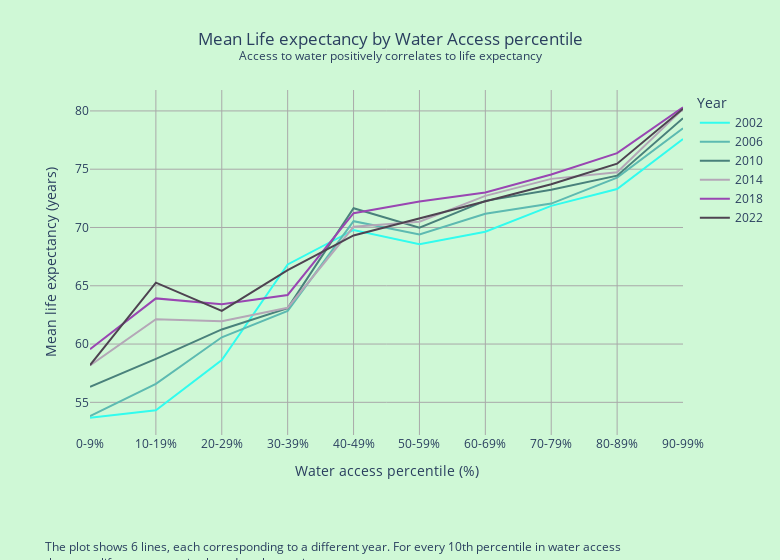

Notebook code for this chart:
### Markdown cell above
### Access to water

Another way to increase life expectancy is to invest in cleaner and safer drinking water. Unsafe drinking water is the cause of a lot of different diseases, all of which can cause a person to live a shorter life. It can be seen in the graph that an increase in the amount of people that drink from a safe water source correlates with an increase in life expectancy, this also supported by the following research paper,  Angelakis et al. (2021b).  This means that it should be useful for a country to invest in a clean water source before it starts to invest in different areas.

### Code cell
%run water_access_line.ipynb

### Figure 1 — Plotly figure (JSON) as saved in the notebook; plotly's stock layout.template omitted (floating-point values rounded to 4 significant figures)
{"data": [{"customdata": [[2002], [2002], [2002], [2002], [2002], [2002], [2002], [2002], [2002], [2002]], "hovertemplate": "<b>%{customdata[0]}</b><br>Water access percentile: %{x}<br>Mean life expectancy: %{y} years<br><extra></extra>", "legendgroup": "2002", "line": {"color": "#31fcee", "dash": "solid"}, "marker": {"symbol": "circle"}, "mode": "lines", "name": "2002", "orientation": "v", "showlegend": true, "type": "scatter", "x": ["0-9%", "10-19%", "20-29%", "30-39%", "40-49%", "50-59%", "60-69%", "70-79%", "80-89%", "90-99%"], "xaxis": "x", "y": [53.68, 54.33, 58.63, 66.83, 69.79, 68.56, 69.63, 71.86, 73.3, 77.59], "yaxis": "y"}, {"customdata": [[2006], [2006], [2006], [2006], [2006], [2006], [2006], [2006], [2006], [2006]], "hovertemplate": "<b>%{customdata[0]}</b><br>Water access percentile: %{x}<br>Mean life expectancy: %{y} years<br><extra></extra>", "legendgroup": "2006", "line": {"color": "#5dbab1", "dash": "solid"}, "marker": {"symbol": "circle"}, "mode": "lines", "name": "2006", "orientation": "v", "showlegend": true, "type": "scatter", "x": ["0-9%", "10-19%", "20-29%", "30-39%", "40-49%", "50-59%", "60-69%", "70-79%", "80-89%", "90-99%"], "xaxis": "x", "y": [53.81, 56.59, 60.58, 62.84, 70.54, 69.4, 71.18, 72.05, 74.28, 78.52], "yaxis": "y"}, {"customdata": [[2010], [2010], [2010], [2010], [2010], [2010], [2010], [2010], [2010], [2010]], "hovertemplate": "<b>%{customdata[0]}</b><br>Water access percentile: %{x}<br>Mean life expectancy: %{y} years<br><extra></extra>", "legendgroup": "2010", "line": {"color": "#49817b", "dash": "solid"}, "marker": {"symbol": "circle"}, "mode": "lines", "name": "2010", "orientation": "v", "showlegend": true, "type": "scatter", "x": ["0-9%", "10-19%", "20-29%", "30-39%", "40-49%", "50-59%", "60-69%", "70-79%", "80-89%", "90-99%"], "xaxis": "x", "y": [56.34, 58.73, 61.25, 63.08, 71.65, 69.98, 72.28, 73.23, 74.45, 79.37], "yaxis": "y"}, {"customdata": [[2014], [2014], [2014], [2014], [2014], [2014], [2014], [2014], [2014], [2014]], "hovertemplate": "<b>%{customdata[0]}</b><br>Water access percentile: %{x}<br>Mean life expectancy: %{y} years<br><extra></extra>", "legendgroup": "2014", "line": {"color": "#b4a7b7", "dash": "solid"}, "marker": {"symbol": "circle"}, "mode": "lines", "name": "2014", "orientation": "v", "showlegend": true, "type": "scatter", "x": ["0-9%", "10-19%", "20-29%", "30-39%", "40-49%", "50-59%", "60-69%", "70-79%", "80-89%", "90-99%"], "xaxis": "x", "y": [58.16, 62.13, 61.95, 63.12, 70.06, 70.5, 72.71, 74.17, 74.73, 80.18], "yaxis": "y"}, {"customdata": [[2018], [2018], [2018], [2018], [2018], [2018], [2018], [2018], [2018], [2018]], "hovertemplate": "<b>%{customdata[0]}</b><br>Water access percentile: %{x}<br>Mean life expectancy: %{y} years<br><extra></extra>", "legendgroup": "2018", "line": {"color": "#9946b2", "dash": "solid"}, "marker": {"symbol": "circle"}, "mode": "lines", "name": "2018", "orientation": "v", "showlegend": true, "type": "scatter", "x": ["0-9%", "10-19%", "20-29%", "30-39%", "40-49%", "50-59%", "60-69%", "70-79%", "80-89%", "90-99%"], "xaxis": "x", "y": [59.55, 63.92, 63.41, 64.21, 71.22, 72.22, 73.01, 74.55, 76.38, 80.32], "yaxis": "y"}, {"customdata": [[2022], [2022], [2022], [2022], [2022], [2022], [2022], [2022], [2022], [2022]], "hovertemplate": "<b>%{customdata[0]}</b><br>Water access percentile: %{x}<br>Mean life expectancy: %{y} years<br><extra></extra>", "legendgroup": "2022", "line": {"color": "#4e4351", "dash": "solid"}, "marker": {"symbol": "circle"}, "mode": "lines", "name": "2022", "orientation": "v", "showlegend": true, "type": "scatter", "x": ["0-9%", "10-19%", "20-29%", "30-39%", "40-49%", "50-59%", "60-69%", "70-79%", "80-89%", "90-99%"], "xaxis": "x", "y": [58.18, 65.27, 62.84, 66.34, 69.32, 70.77, 72.21, 73.71, 75.47, 80.19], "yaxis": "y"}], "layout": {"annotations": [{"align": "left", "font": {"size": 12}, "showarrow": false, "text": "The plot shows 6 lines, each corresponding to a different year. For every 10th percentile in water access<br>the mean life expectancy is plotted on the y-axis.", "x": -0.08, "xanchor": "left", "xref": "paper", "y": -0.4, "yanchor": "bottom", "yref": "paper"}], "legend": {"title": {"text": "Year"}, "tracegroupgap": 0}, "margin": {"b": 125, "l": 90, "r": 50, "t": 90}, "paper_bgcolor": "#cff8d6", "plot_bgcolor": "#cff8d6", "title": {"text": "Mean Life expectancy by Water Access percentile<br><sup>Access to water positively correlates to life expectancy</sup>", "x": 0.5}, "width": 780, "xaxis": {"anchor": "y", "domain": [0, 1], "gridcolor": "darkgrey", "gridwidth": 1, "title": {"text": "Water access percentile (%)"}, "zeroline": false}, "yaxis": {"anchor": "x", "domain": [0, 1], "gridcolor": "darkgrey", "gridwidth": 1, "title": {"text": "Mean life expectancy (years)"}, "zeroline": false}}}
